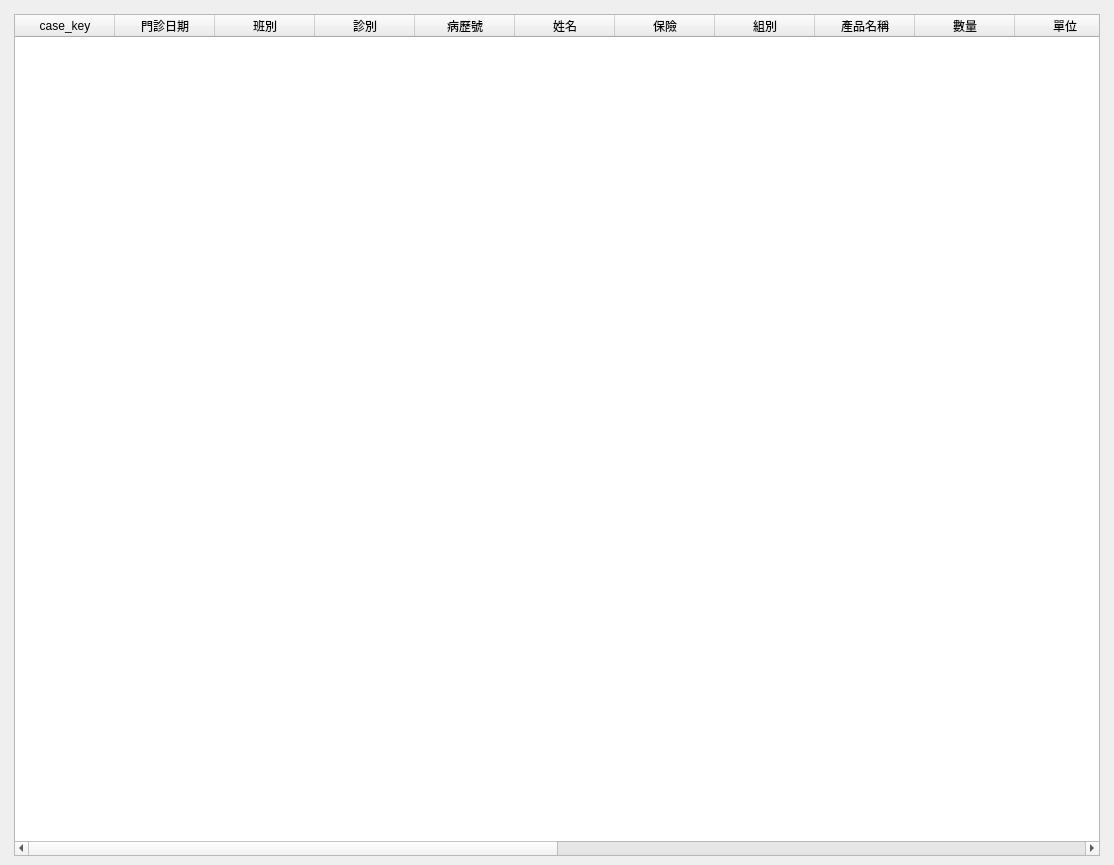
<?xml version="1.0" encoding="UTF-8"?>
<ui version="4.0">
 <class>WindowStatisticsDoctorCommission</class>
 <widget class="QMainWindow" name="WindowStatisticsDoctorCommission">
  <property name="geometry">
   <rect>
    <x>0</x>
    <y>0</y>
    <width>1114</width>
    <height>865</height>
   </rect>
  </property>
  <property name="windowTitle">
   <string>醫師銷售業績統計</string>
  </property>
  <widget class="QWidget" name="centralwidget">
   <layout class="QHBoxLayout" name="horizontalLayout">
    <item>
     <layout class="QVBoxLayout" name="verticalLayout">
      <property name="leftMargin">
       <number>5</number>
      </property>
      <property name="topMargin">
       <number>5</number>
      </property>
      <property name="rightMargin">
       <number>5</number>
      </property>
      <item>
       <widget class="QTableWidget" name="tableWidget_self_prescript">
        <property name="editTriggers">
         <set>QAbstractItemView::NoEditTriggers</set>
        </property>
        <property name="alternatingRowColors">
         <bool>true</bool>
        </property>
        <property name="selectionMode">
         <enum>QAbstractItemView::SingleSelection</enum>
        </property>
        <property name="selectionBehavior">
         <enum>QAbstractItemView::SelectRows</enum>
        </property>
        <column>
         <property name="text">
          <string>case_key</string>
         </property>
        </column>
        <column>
         <property name="text">
          <string>門診日期</string>
         </property>
        </column>
        <column>
         <property name="text">
          <string>班別</string>
         </property>
        </column>
        <column>
         <property name="text">
          <string>診別</string>
         </property>
        </column>
        <column>
         <property name="text">
          <string>病歷號</string>
         </property>
        </column>
        <column>
         <property name="text">
          <string>姓名</string>
         </property>
        </column>
        <column>
         <property name="text">
          <string>保險</string>
         </property>
        </column>
        <column>
         <property name="text">
          <string>組別</string>
         </property>
        </column>
        <column>
         <property name="text">
          <string>產品名稱</string>
         </property>
        </column>
        <column>
         <property name="text">
          <string>數量</string>
         </property>
        </column>
        <column>
         <property name="text">
          <string>單位</string>
         </property>
        </column>
        <column>
         <property name="text">
          <string>單價</string>
         </property>
        </column>
        <column>
         <property name="text">
          <string>藥日</string>
         </property>
        </column>
        <column>
         <property name="text">
          <string>實收金額</string>
         </property>
        </column>
        <column>
         <property name="text">
          <string>產品抽成</string>
         </property>
        </column>
        <column>
         <property name="text">
          <string>折扣</string>
         </property>
        </column>
        <column>
         <property name="text">
          <string>抽成率</string>
         </property>
        </column>
        <column>
         <property name="text">
          <string>抽成金</string>
         </property>
        </column>
        <column>
         <property name="text">
          <string>銷售醫師</string>
         </property>
        </column>
        <column>
         <property name="text">
          <string>批價人員</string>
         </property>
        </column>
       </widget>
      </item>
     </layout>
    </item>
   </layout>
  </widget>
  <widget class="QMenuBar" name="menubar">
   <property name="geometry">
    <rect>
     <x>0</x>
     <y>0</y>
     <width>1114</width>
     <height>25</height>
    </rect>
   </property>
  </widget>
  <action name="action_export_excel">
   <property name="icon">
    <iconset>
     <normaloff>../icons/document-export.svg</normaloff>../icons/document-export.svg</iconset>
   </property>
   <property name="text">
    <string>匯出Excel</string>
   </property>
  </action>
 </widget>
 <resources/>
 <connections/>
</ui>
